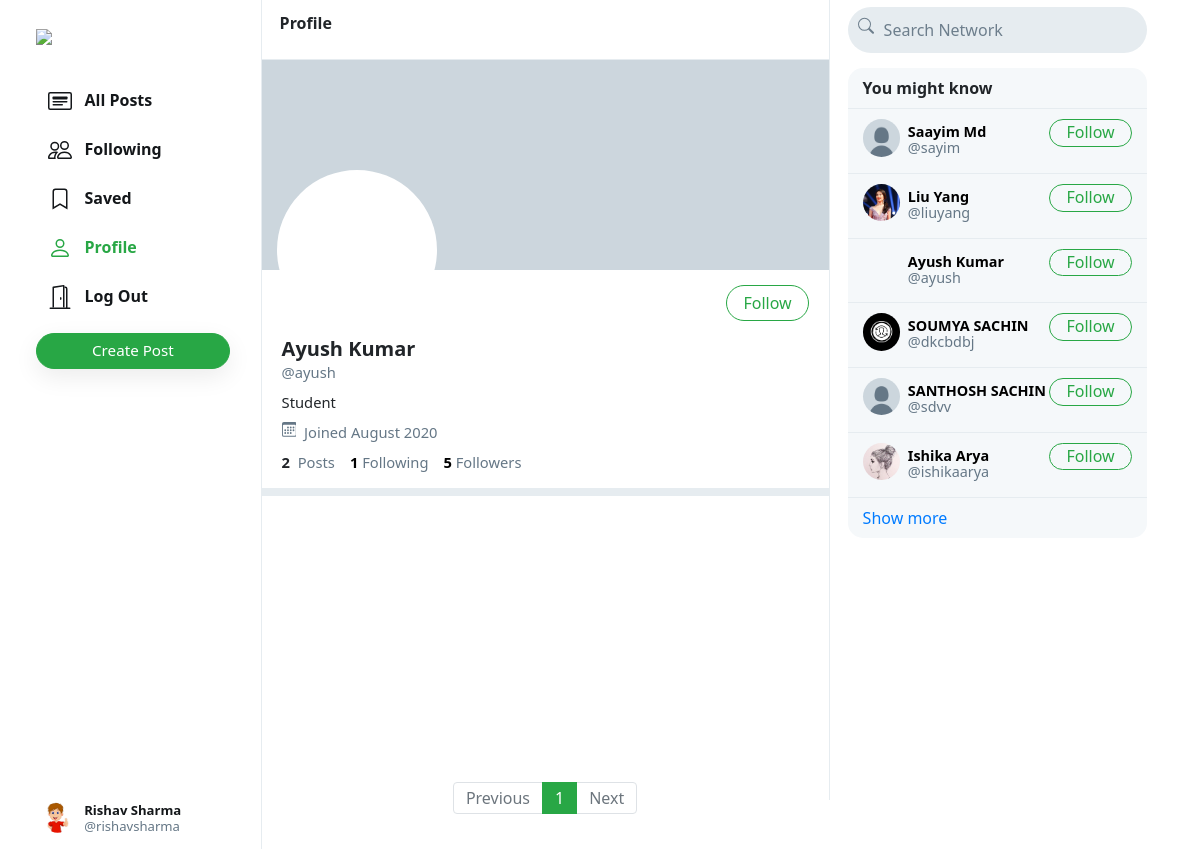
Screenshot of /ayush (signed in) with the database file from the repository.
### network/models.py (models this page shows, shortened)
class User(AbstractUser):
    profile_pic = models.ImageField(upload_to='profile_pic/')
    bio = models.TextField(max_length=160, blank=True, null=True)
    cover = models.ImageField(upload_to='covers/', blank=True)

### network/views.py (the view)
# urls.py: path("<str:username>", views.profile, name='profile'),
def profile(request, username):
    user = User.objects.get(username=username)
    all_posts = Post.objects.filter(creater=user).order_by('-date_created')
    paginator = Paginator(all_posts, 10)
    page_number = request.GET.get('page')
    if page_number == None:
        page_number = 1
    posts = paginator.get_page(page_number)
    followings = []
    suggestions = []
    follower = False
    if request.user.is_authenticated:
        followings = Follower.objects.filter(followers=request.user).values_list('user', flat=True)
        suggestions = User.objects.exclude(pk__in=followings).exclude(username=request.user.username).order_by("?")[:6]
        if request.user in Follower.objects.get(user=user).followers.all():
            follower = True
    follower_count = Follower.objects.get(user=user).followers.all().count()
    following_count = Follower.objects.filter(followers=user).count()
    return render(request, 'network/profile.html', {
        "username": user,
        "posts": posts,
        "posts_count": all_posts.count(),
        "suggestions": suggestions,
        "page": "profile",
        "is_follower": follower,
        "follower_count": follower_count,
        "following_count": following_count
    })

### network/templates/network/profile.html (shortened to what this page needs)
{% extends 'network/index.html' %}
{% load static %}
{% block profile %}
    <div class="profile-view" data-user="{{username.username}}">
        <div class="cover-image" style="background-image: url(/media/{{username.cover}})"></div>
        <div class="profile-image" style="background-image: url(/media/{{username.profile_pic}})"></div>
        <div class="profile-details">
            <div>
                {% if user.username == username.username %}
                    <button class="btn btn-outline-success float-right" id="edit-profile-btn">Edit Profile</button>
                {% elif is_follower %}
                    <button class="btn btn-success float-right" onclick="unfollow_user(this,'{{username.username}}','edit_page')" id="following-btn">Following</button>
                {% else %}
                    <button class="btn btn-outline-success float-right" onclick="follow_user(this,'{{username.username}}','edit_page')" id="follow-btn">Follow</button>
                {% endif %}
            </div>
            <div class="details-data">
                <h5>{{username.first_name}} {{username.last_name}}</h5>
                <div class="grey">@{{username.username}}</div>
                <div class="bio">
                    {% if username.bio is not None %}
                        {{username.bio}}
                    {% endif %}
                </div>
                <div class="grey" style="padding: 8px 0px;">
                    &nbsp;Joined {{username.date_joined | date:"F Y"}}
                </div>
                <div>
                    <strong>
                        {{posts_count}}
                    </strong>
                    &nbsp;<span class="grey">Posts</span>
                    <a href="#">
                        <strong id="following__count">{{following_count | default:0}}</strong>&nbsp;<span class="grey">Following</span>
                    </a>
                    <a href="#">
                        <strong id="follower__count">{{follower_count | default:0}}</strong>&nbsp;<span class="grey">Followers</span>
                    </a>
                </div>
            </div>
        </div>
    </div>
    <div class="space"></div>
{% endblock %}

### network/templates/network/index.html (shortened to what this page needs)
{% extends "network/layout.html" %}
{% load static %}
{% block body %}
    <div class="main-div">
        <div class="left-div">
            <nav class="head heading">
                {% if page == 'all_posts' %}
                    All Posts
                {% elif page == 'following' %}
                    Following
                {% elif page == 'saved' %}
                    Saved
                {% elif page == 'profile' %}
                    Profile
                {% else %}
                    Explore
                {% endif %}
            </nav>
            <div class="left-div-content">
                <div class="posts-view">
                    {% block profile %}
                    {% endblock %}
                    <div class="main-div-content">
                        <nav aria-label="Page navigation example" class="pagination-bar">
                            <ul class="pagination justify-content-center">
                                {% if posts.has_previous %}
                                    <li class="page-item">
                                        <a class="page-link" href="?page={{ posts.previous_page_number | default:1}}" tabindex="-1" aria-disabled="true">Previous</a>
                                    </li>
                                {% else %}
                                    <li class="page-item disabled">
                                        <a class="page-link" href="" tabindex="-1" aria-disabled="true">Previous</a>
                                    </li>
                                {% endif %}
                                {% for each in posts.paginator.page_range %}
                                    {% if each == posts.number %}
                                        <li class="page-item active"><a class="page-link" href="?page={{each}}">{{each}}</a></li>
                                    {% else %}
                                        <li class="page-item"><a class="page-link" href="?page={{each}}">{{each}}</a></li>
                                    {% endif %}
                                {% endfor %}
                                {% if posts.has_next %}
                                    <li class="page-item">
                                        <a class="page-link" href="?page={{ posts.next_page_number }}">Next</a>
                                    </li>
                                {% else %}
                                    <li class="page-item disabled">
                                        <a class="page-link" href="">Next</a>
                                    </li>
                                {% endif %}
                            </ul>
                          </nav>
                    </div>
                </div>
            </div>
        </div>
    </div>
{% endblock %}

### network/templates/network/layout.html (shortened to what this page needs)
{% load static %}
<!DOCTYPE html>
<html lang="en">
    <head>
        <link rel="stylesheet" href="https://stackpath.bootstrapcdn.com/bootstrap/4.4.1/css/bootstrap.min.css">
        <link href="{% static 'network/styles.css' %}" rel="stylesheet">
    </head>
    <body>
        <div class="body" data-page="{{page}}">
            <div class="sidenav">
                <a href="{% url 'index' %}" class="navbar-brand">
                    <img src="{% static 'network/Images/logo.png' %}" height="31px">
                </a>
                <div style="height: 100%;">
                    <div>
                        <div>
                            <ul>
                                <li class="nav-item" id="all_posts">
                                <a href="{% url 'index' %}" class="nav-link">
                                    <div>
                                        &nbsp;&nbsp;All Posts
                                    </div>
                                </a>
                                </li>
                                {% if user.is_authenticated %}
                                    <li class="nav-item" id="following">
                                        <a href="{% url 'following' %}" class="nav-link">
                                            <div>
                                                &nbsp;&nbsp;Following
                                            </div>
                                        </a>
                                    </li>
                                    <li class="nav-item" id="saved">
                                        <a href="{% url 'saved' %}" class="nav-link">
                                            <div>
                                                <svg width="1.5em" height="1.5em" viewBox="0 0 16 16" class="bi bi-bookmark" fill="currentColor" xmlns="http://www.w3.org/2000/svg">
                                                    <path fill-rule="evenodd" d="M8 12l5 3V3a2 2 0 0 0-2-2H5a2 2 0 0 0-2 2v12l5-3zm-4 1.234l4-2.4 4 2.4V3a1 1 0 0 0-1-1H5a1 1 0 0 0-1 1v10.234z"/>
                                                  </svg>
                                                &nbsp;&nbsp;Saved
                                            </div>
                                        </a>
                                    </li>
                                    <li class="nav-item" id="profile">
                                        <a href="{% url 'profile' user.username %}" class="nav-link">
                                            <div>
                                                &nbsp;&nbsp;Profile
                                            </div>
                                        </a>
                                    </li>
                                    <li class="nav-item" id="logout">
                                        <a href="{% url 'logout' %}" class="nav-link">
                                            <div>
                                                &nbsp;&nbsp;Log Out
                                            </div>
                                        </a>
                                    </li>
                                {% endif %}
                            </ul>
                        </div>
                        {% if user.is_authenticated %}
                            <button id="popup-btn" class="btn btn-success new-post-btn" onclick="createpost()">Create Post</button>
                        {% endif %}
                    </div>
                    <div style="position: absolute; bottom: 10px;">
                        {% if user.is_authenticated %}
                            <li class="nav-item sidenav-user">
                                <a href="{% url 'profile' user.username %}" class="nav-link">
                                    <div class="user_account">
                                        <div class="small-profilepic" style="float: left; background-image: url(/media/{{user.profile_pic}})"></div>
                                        <div style="height: 2.7vw; margin: auto;">
                                            <div style="margin-top: 4px;"><strong>{{user.first_name}} {{user.last_name}}</strong></div>
                                            <div class="grey" style="margin-top: 4px;">@{{ user.username }}</div>
                                        </div>
                                    </div>
                                </a>
                            </li>
                        {% endif %}
                    </div>
                </div>
            </div>
            {% block body %}
            {% endblock %}
            <div class="right-div">
                <nav class="head">
                    <form action="#">
                        <div class="search-div">
                            <div>
                            </div>
                            <input type="text" name="query" id="search-box" placeholder="Search Network">
                        </div>
                    </form>
                </nav>
                <div class='right-div-content'>
                    <div class="space" style="background-color: white;"></div>
                    {% if user.is_authenticated %}
                        <div class="suggestion-box">
                            <div class="suggestion-header">
                                You might know
                            </div>
                            {% for suggestion in suggestions %}
                                <div class="suggestion-user">
                                    <div>
                                        <a href="{% url 'profile' suggestion.username %}">
                                            <div class="small-profilepic" style="background-image: url(/media/{{suggestion.profile_pic}})"></div>
                                        </a>
                                    </div>
                                    <div class="user-details">
                                        <a href="{% url 'profile' suggestion.username %}">
                                            <div id="user-name">
                                                <strong>
                                                    {{suggestion.first_name}} {{suggestion.last_name}}
                                                </strong>
                                            </div>
                                            <div class="grey">@{{suggestion.username}}</div>
                                        </a>
                                    </div>
                                    <div>
                                        <button class="btn btn-outline-success" type="button" onclick="follow_user(this,'{{suggestion.username}}','suggestion')">Follow</button>
                                    </div>
                                </div>
                            {% empty %}
                                    <div style="text-align: center; border-bottom: .5px solid #e6ecf0; padding: 10px 15px;">
                                        <span class="grey" style="font-size: .9em;">No suggestions available.</span>
                                    </div>
                            {% endfor %}
                            <div class="suggestion-footer">
                                <a href="#">Show more</a>
                            </div>
                        </div>
                    {% endif %}
                </div>
            </div>
        </div>
    </body>
</html>

### rows the page displays
User: profile_pic (picture), first_name "Rishav", last_name "Sharma", username "rishavsharma"
User: first_name "Ayush", last_name "Kumar", username "ayush", bio "Student", date_joined "August 2020"
User: profile_pic (placeholder picture), first_name "Saayim", last_name "Md", username "sayim"
User: profile_pic (picture), first_name "Liu", last_name "Yang", username "liuyang"
User: profile_pic (picture), first_name "SOUMYA", last_name "SACHIN", username "dkcbdbj"
User: profile_pic (placeholder picture), first_name "SANTHOSH", last_name "SACHIN", username "sdvv"
User: profile_pic (picture), first_name "Ishika", last_name "Arya", username "ishikaarya"

### other values shown
{{ posts_count }} "2"
{{ following_count | default:0 }} "1"
{{ follower_count | default:0 }} "5"
{{ each }} "1"
